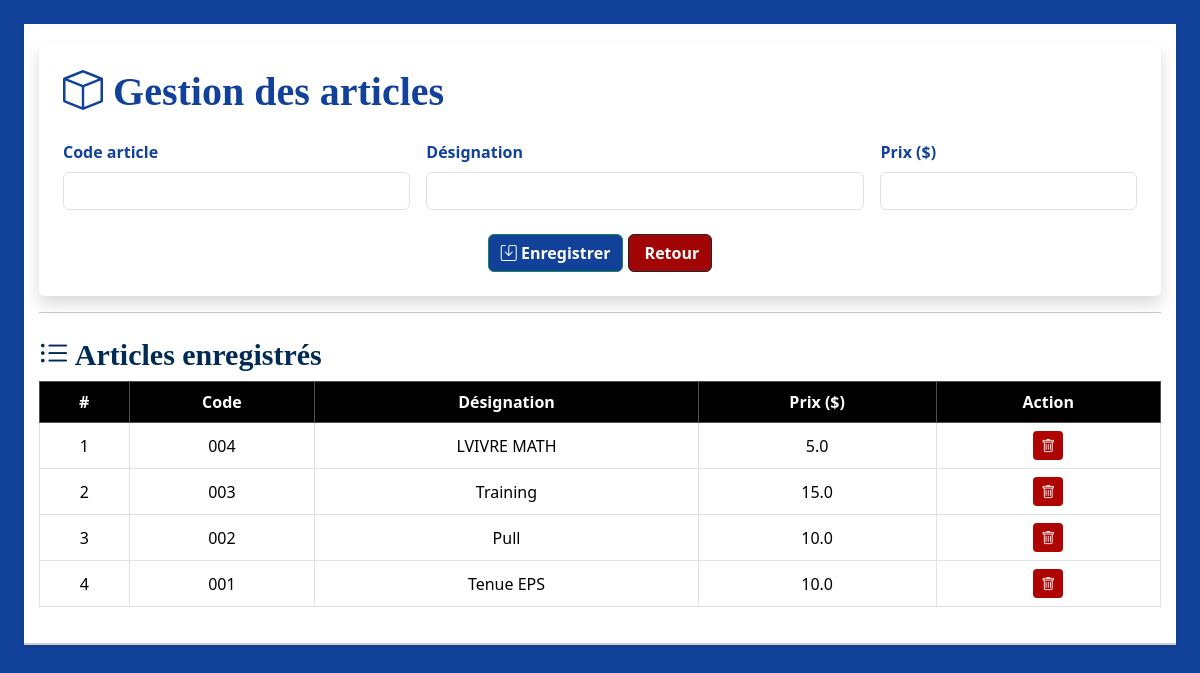
Page /ajouter_article (signed in) on the committed database.
### tables this page shows
CREATE TABLE articles (
    id INTEGER PRIMARY KEY AUTOINCREMENT,
    code TEXT UNIQUE NOT NULL,
    nom TEXT NOT NULL,
    prix REAL NOT NULL
);

### app.py (the view, shortened to what this page needs)
@app.route('/ajouter_article', methods=['GET', 'POST'])
@login_required
def ajouter_article():
    conn = sqlite3.connect('ecole.db')
    conn.row_factory = sqlite3.Row
    cursor = conn.cursor()
    cursor.execute("SELECT * FROM articles ORDER BY id DESC")
    articles = cursor.fetchall()
    conn.close()
    return render_template("ajouter_article.html", articles=articles)

### app.py (called while the page is built)
def login_required(f):
    @wraps(f)
    def decorated_function(*args, **kwargs):
        if not session.get('connecte'):
            flash("Vous devez être connecté pour accéder à cette page.", "warning")
            return redirect(url_for('connexion'))
        return f(*args, **kwargs)
    return decorated_function

### templates/ajouter_article.html (shortened to what this page needs)
<!DOCTYPE html>
<html lang="fr">
<head>
    <link href="https://cdn.jsdelivr.net/npm/bootstrap@5.3.2/dist/css/bootstrap.min.css" rel="stylesheet">
</head>
<body class="p-4" style="background-color: #114199;">
<div class="sticky-form">
<div class="container bg-white p-4 rounded shadow">
    <h4 class="mb-4 text-primary" style="color: #114199 !important; font-weight: bold; font-size: 40px; font-family: serif;"><i class="bi bi-box"></i> Gestion des articles</h4>
    <form method="POST" class="row g-3">
        <div class="col-md-4">
            <label class="form-label" style="font-weight:bold; color: #114199;">Code article</label>
            <input type="text" name="code" class="form-control" required>
        </div>
        <div class="col-md-5">
            <label class="form-label" style="font-weight:bold; color: #114199;">Désignation</label>
            <input type="text" name="nom" class="form-control" required>
        </div>
        <div class="col-md-3">
            <label class="form-label" style="font-weight:bold; color: #114199;">Prix ($)</label>
            <input type="number" step="0.01" name="prix" class="form-control" required>
        </div>
        <div class="mt-4 text-center">
            <button type="submit" class="btn btn-success"  style="background-color: #114199; color: white; font-weight: bold;"><i class="bi bi-save"></i> Enregistrer</button>
            <a href="{{ url_for('parametres') }}" class="btn btn-outline-dark " style="background-color: #a10505; color: white; font-weight: bold; ">
                 Retour
            </a>
        </div>
    </form>
</div>
    <hr>
    <h5 class="text-secondary mt-4" style="color: #002b55 !important; font-weight: bold; font-size: 30px; font-family: serif;"><i class="bi bi-list-ul"></i> Articles enregistrés</h5>
    <div class="table-responsive">
        <table class="table table-bordered align-middle table-hover">
            <thead class="table-dark text-center">
                <tr>
                    <th>#</th>
                    <th>Code</th>
                    <th>Désignation</th>
                    <th>Prix ($)</th>
                    <th>Action</th>
                </tr>
            </thead>
            <tbody>
                {% for a in articles %}
                <tr class="text-center">
                    <td>{{ loop.index }}</td>
                    <td>{{ a.code }}</td>
                    <td>{{ a.nom }}</td>
                    <td>{{ "{:,.1f}".format(a.prix) }}</td>
                    <td>
                        <a href="{{ url_for('supprimer_article', article_id=a.id) }}"
                           onclick="return confirm('Voulez-vous vraiment supprimer cet article ?');"
                           class="btn btn-sm btn-danger" title="Supprimer">
                           <i class="bi bi-trash"></i>
                        </a>
                    </td>
                </tr>
                {% else %}
                <tr>
                    <td colspan="4" class="text-muted text-center">Aucun article enregistré.</td>
                </tr>
                {% endfor %}
            </tbody>
        </table>
    </div>
</div>
<link rel="stylesheet" href="https://cdn.jsdelivr.net/npm/bootstrap-icons@1.10.5/font/bootstrap-icons.css">
</body>
</html>

### templates/ajouter_article.html (style rules this page uses)
.table thead th { position: sticky; top: 0; background-color: black; color: white; z-index: 10; }
.btn-danger { background-color: #af0404; color: #fff; border: none; }
.sticky-form { position: sticky; top: 0; background-color: white; z-index: 1000; padding: 20px 15px; border-bottom: 2px solid #ccc; box-shadow: 0 2px 5px rgba(0,0,0,0.1); }

### rows in the picture
articles: code "004", nom "LVIVRE MATH", prix "5.0"
articles: code "003", nom "Training", prix "15.0"
articles: code "002", nom "Pull", prix "10.0"
articles: code "001", nom "Tenue EPS", prix "10.0"
